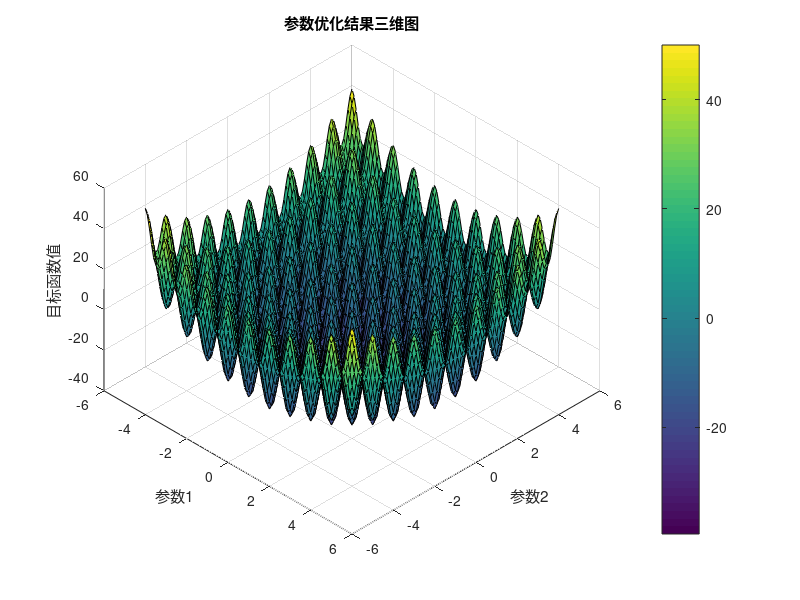

Source code (MATLAB):
clc;clear;close all;
% 定义目标函数（示例函数：Rastrigin函数）
objective = @(x) x(1)^2 + x(2)^2 - 10*(2 - cos(2*pi*x(1)) - cos(2*pi*x(2)));

% 初始猜测值
x0 = [0, 0];

% 参数搜索范围
x1_range = -5:0.1:5;
x2_range = -5:0.1:5;

% 计算三维网格数据
[X1, X2] = meshgrid(x1_range, x2_range);
Z = zeros(size(X1));

for i = 1:size(X1, 1)
    for j = 1:size(X1, 2)
        Z(i,j) = objective([X1(i,j), X2(i,j)]);
    end
end

% 使用fminsearch寻找最优参数
options = optimset('Display', 'iter');
[x_opt, fval] = fminsearch(objective, x0, options);

% 绘制三维图
figure;
surf(X1, X2, Z);
hold on;
plot3(x_opt(1), x_opt(2), fval, 'ro', 'MarkerSize', 10, 'MarkerFaceColor', 'r');
colorbar;
title('参数优化结果三维图');
xlabel('参数1');
ylabel('参数2');
zlabel('目标函数值');
grid on;
% 调整视角
view(45, 45)
% 输出最优结果
fprintf('最优参数值: 参数1 = %.4f, 参数2 = %.4f\n', x_opt(1), x_opt(2));
fprintf('最优目标函数值: %.4f\n', fval);